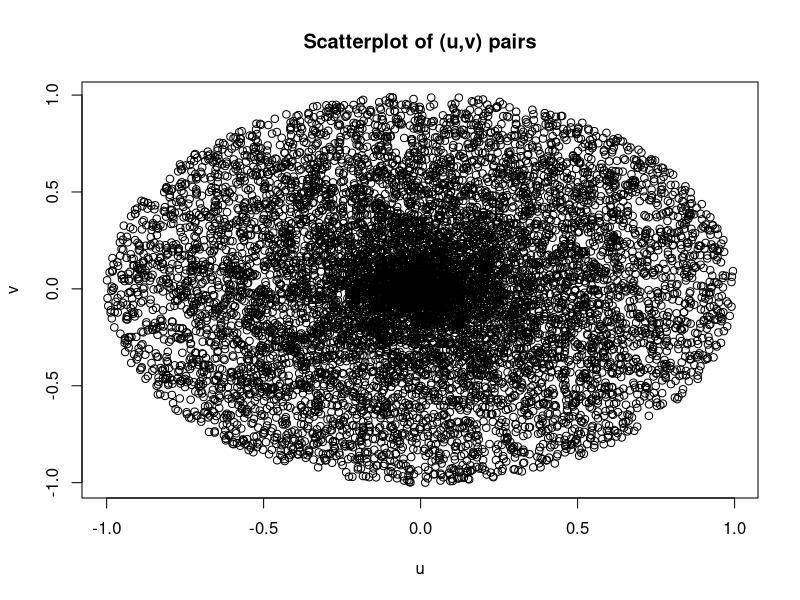
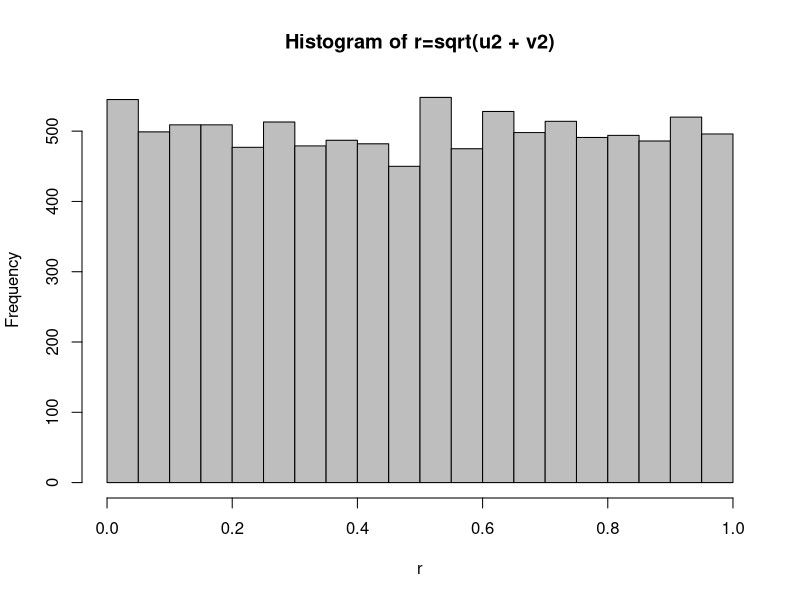

Recreate these plots in R, in order.
x=runif(10000, 0, 2*pi)
y=runif(10000, 0, 1)
u=y*cos(x)
v=y*sin(x)
plot(u,v,main="Scatterplot of (u,v) pairs")
r=sqrt(u^2 + v^2)
hist(r, col = "gray", main="Histogram of r=sqrt(u2 + v2)")